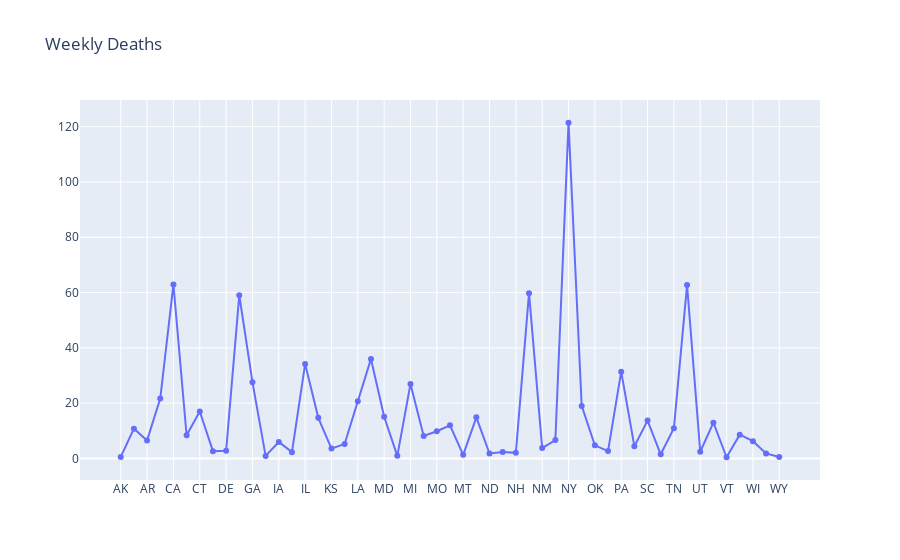

The code cell stored with this chart in its notebook:
### Code cell
trace0 = go.Scatter(x=USDeaths_results['State'], y=USDeaths_results['Mean'], 
                    name="US", 
                    mode="lines+markers") 
mydata = [trace0]

mylayout = go.Layout(
    title="Weekly Deaths"
)

fig = go.Figure(data=mydata, layout=mylayout)

plotly.offline.iplot(fig, filename = '')

### Figure 1 — Plotly figure (JSON) as saved in the notebook; plotly's stock layout.template omitted (floating-point values rounded to 4 significant figures)
{"data": [{"mode": "lines+markers", "name": "US", "type": "scatter", "x": ["AK", "AL", "AR", "AZ", "CA", "CO", "CT", "DC", "DE", "FL", "GA", "HI", "IA", "ID", "IL", "IN", "KS", "KY", "LA", "MA", "MD", "ME", "MI", "MN", "MO", "MS", "MT", "NC", "ND", "NE", "NH", "NJ", "NM", "NV", "NY", "OH", "OK", "OR", "PA", "RI", "SC", "SD", "TN", "TX", "UT", "VA", "VT", "WA", "WI", "WV", "WY"], "y": [0.5641, 10.77, 6.538, 21.67, 62.92, 8.385, 16.97, 2.641, 2.769, 59.03, 27.59, 0.9231, 5.974, 2.282, 34.21, 14.69, 3.564, 5.205, 20.67, 36, 15.1, 0.9487, 26.95, 8.154, 9.846, 12, 1.308, 14.87, 1.795, 2.333, 2.026, 59.77, 3.769, 6.641, 121.4, 19, 4.744, 2.667, 31.38, 4.385, 13.69, 1.513, 10.92, 62.72, 2.436, 12.95, 0.4359, 8.615, 6.256, 1.821, 0.5128]}], "layout": {"title": {"text": "Weekly Deaths"}}}
